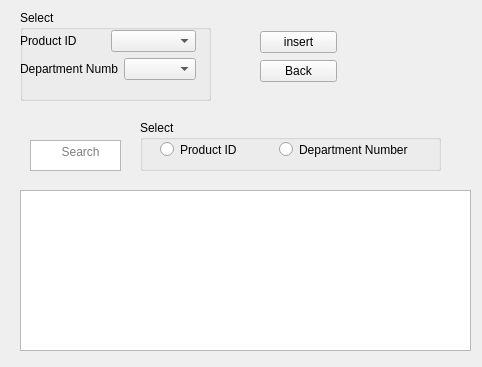
<?xml version="1.0" encoding="UTF-8"?>
<ui version="4.0">
 <class>Manufacture</class>
 <widget class="QWidget" name="Manufacture">
  <property name="geometry">
   <rect>
    <x>0</x>
    <y>0</y>
    <width>482</width>
    <height>367</height>
   </rect>
  </property>
  <property name="windowTitle">
   <string>Form</string>
  </property>
  <widget class="QGroupBox" name="groupBox">
   <property name="geometry">
    <rect>
     <x>140</x>
     <y>120</y>
     <width>301</width>
     <height>51</height>
    </rect>
   </property>
   <property name="title">
    <string>Select</string>
   </property>
   <widget class="QWidget" name="">
    <property name="geometry">
     <rect>
      <x>20</x>
      <y>20</y>
      <width>253</width>
      <height>19</height>
     </rect>
    </property>
    <layout class="QHBoxLayout" name="horizontalLayout">
     <item>
      <widget class="QRadioButton" name="pID">
       <property name="text">
        <string>Product ID</string>
       </property>
      </widget>
     </item>
     <item>
      <widget class="QRadioButton" name="DN">
       <property name="text">
        <string>Department Number</string>
       </property>
      </widget>
     </item>
    </layout>
   </widget>
  </widget>
  <widget class="QGroupBox" name="groupBox_2">
   <property name="geometry">
    <rect>
     <x>20</x>
     <y>10</y>
     <width>191</width>
     <height>91</height>
    </rect>
   </property>
   <property name="title">
    <string>Select</string>
   </property>
   <widget class="QWidget" name="layoutWidget_2">
    <property name="geometry">
     <rect>
      <x>0</x>
      <y>20</y>
      <width>176</width>
      <height>52</height>
     </rect>
    </property>
    <layout class="QVBoxLayout" name="verticalLayout_2">
     <item>
      <layout class="QHBoxLayout" name="horizontalLayout_3">
       <item>
        <widget class="QLabel" name="label_3">
         <property name="text">
          <string>Product ID</string>
         </property>
        </widget>
       </item>
       <item>
        <widget class="QComboBox" name="p_id"/>
       </item>
      </layout>
     </item>
     <item>
      <layout class="QHBoxLayout" name="horizontalLayout_4">
       <item>
        <widget class="QLabel" name="label_4">
         <property name="text">
          <string>Department Number</string>
         </property>
        </widget>
       </item>
       <item>
        <widget class="QComboBox" name="dep_num"/>
       </item>
      </layout>
     </item>
    </layout>
   </widget>
  </widget>
  <widget class="QTextEdit" name="search">
   <property name="geometry">
    <rect>
     <x>30</x>
     <y>140</y>
     <width>91</width>
     <height>31</height>
    </rect>
   </property>
   <property name="placeholderText">
    <string>        Search</string>
   </property>
  </widget>
  <widget class="QTableView" name="tableView">
   <property name="geometry">
    <rect>
     <x>20</x>
     <y>190</y>
     <width>451</width>
     <height>161</height>
    </rect>
   </property>
  </widget>
  <widget class="QWidget" name="">
   <property name="geometry">
    <rect>
     <x>260</x>
     <y>30</y>
     <width>77</width>
     <height>54</height>
    </rect>
   </property>
   <layout class="QVBoxLayout" name="verticalLayout">
    <item>
     <widget class="QPushButton" name="insert">
      <property name="text">
       <string>insert</string>
      </property>
     </widget>
    </item>
    <item>
     <widget class="QPushButton" name="Back">
      <property name="text">
       <string>Back</string>
      </property>
     </widget>
    </item>
   </layout>
  </widget>
 </widget>
 <resources/>
 <connections/>
</ui>
